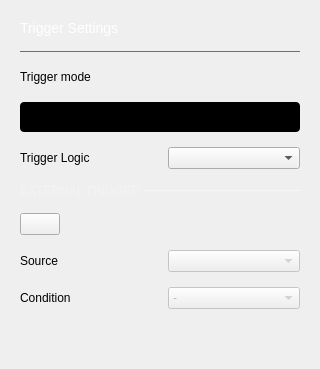
               <widget class="QWidget" name="triggerSettings">
                <property name="minimumSize">
                 <size>
                  <width>100</width>
                  <height>0</height>
                 </size>
                </property>
                <layout class="QVBoxLayout" name="verticalLayout_10">
                 <property name="spacing">
                  <number>15</number>
                 </property>
                 <property name="leftMargin">
                  <number>20</number>
                 </property>
                 <property name="topMargin">
                  <number>20</number>
                 </property>
                 <property name="rightMargin">
                  <number>20</number>
                 </property>
                 <property name="bottomMargin">
                  <number>20</number>
                 </property>
                 <item>
                  <widget class="QLabel" name="label_9">
                   <property name="sizePolicy">
                    <sizepolicy hsizetype="Preferred" vsizetype="Fixed">
                     <horstretch>0</horstretch>
                     <verstretch>0</verstretch>
                    </sizepolicy>
                   </property>
                   <property name="styleSheet">
                    <string notr="true">color: white;
font-size: 14px;
font-weight: normal;
</string>
                   </property>
                   <property name="text">
                    <string>Trigger Settings</string>
                   </property>
                  </widget>
                 </item>
                 <item>
                  <widget class="Line" name="line_6">
                   <property name="maximumSize">
                    <size>
                     <width>16777215</width>
                     <height>1</height>
                    </size>
                   </property>
                   <property name="styleSheet">
                    <string notr="true">border: 2px solid #4a64ff</string>
                   </property>
                   <property name="orientation">
                    <enum>Qt::Horizontal</enum>
                   </property>
                  </widget>
                 </item>
                 <item>
                  <spacer name="verticalSpacer_4">
                   <property name="orientation">
                    <enum>Qt::Vertical</enum>
                   </property>
                   <property name="sizeType">
                    <enum>QSizePolicy::Fixed</enum>
                   </property>
                   <property name="sizeHint" stdset="0">
                    <size>
                     <width>20</width>
                     <height>0</height>
                    </size>
                   </property>
                  </spacer>
                 </item>
                 <item>
                  <layout class="QHBoxLayout" name="horizontalLayout_5">
                   <property name="spacing">
                    <number>0</number>
                   </property>
                   <property name="topMargin">
                    <number>0</number>
                   </property>
                   <item>
                    <widget class="QLabel" name="label_10">
                     <property name="sizePolicy">
                      <sizepolicy hsizetype="Fixed" vsizetype="Preferred">
                       <horstretch>0</horstretch>
                       <verstretch>0</verstretch>
                      </sizepolicy>
                     </property>
                     <property name="text">
                      <string>Trigger mode</string>
                     </property>
                    </widget>
                   </item>
                   <item>
                    <spacer name="horizontalSpacer_14">
                     <property name="orientation">
                      <enum>Qt::Horizontal</enum>
                     </property>
                     <property name="sizeHint" stdset="0">
                      <size>
                       <width>40</width>
                       <height>20</height>
                      </size>
                     </property>
                    </spacer>
                   </item>
                  </layout>
                 </item>
                 <item>
                  <widget class="adiscope::CustomSwitch" name="btnTriggerMode">
                   <property name="styleSheet">
                    <string notr="true">QPushButton {
min-height: 30px;
max-height: 30px;
min-width: 280px;
max-width: 280px;
background-color: black;
border-radius: 4px;
}

QPushButton:disabled {
background-color: qlineargradient(spread:pad, x1:0.5, y1:0, x2:0.501, y2:0, stop:0 #727273, stop:1 #141416);
}

QWidget#handle {
min-height: 30px;
max-height: 30px;
min-width: 142px;
max-width: 142px;
background-color: #4a64ff;
border-radius: 2px;
}

QWidget#handle:disabled {
background-color: #aaaaaa;
}

QLabel {
margin-top: 6px;
background-color: transparent;
line-height: 19px;
}

QLabel#on {
margin-top: 0px;
min-height:30px;
max-height:30px;
min-width:140px;
max-width:140px;
qproperty-alignment: AlignCenter AlignCenter;
margin-left: 0px;
color: white;
}

QLabel#on:disabled {
color: rgba(255,255,255,102);
}

QLabel#off {
margin-top: 0px;
min-height:30px;
max-height:30px;
min-width:140px;
max-width:140px;
margin-left: 140px;
color: white;
qproperty-alignment: AlignCenter AlignCenter;
}

QLabel#off:disabled {
color: rgba(255,255,255,51);
}
</string>
                   </property>
                   <property name="text">
                    <string/>
                   </property>
                   <property name="checkable">
                    <bool>true</bool>
                   </property>
                   <property name="checked">
                    <bool>false</bool>
                   </property>
                   <property name="leftText" stdset="0">
                    <string>auto</string>
                   </property>
                   <property name="rightText" stdset="0">
                    <string>normal</string>
                   </property>
                   <property name="duration" stdset="0">
                    <number>100</number>
                   </property>
                  </widget>
                 </item>
                 <item>
                  <layout class="QGridLayout" name="gridLayout">
                   <property name="topMargin">
                    <number>0</number>
                   </property>
                   <property name="spacing">
                    <number>15</number>
                   </property>
                   <item row="0" column="0">
                    <widget class="QLabel" name="label_11">
                     <property name="text">
                      <string>Trigger Logic</string>
                     </property>
                    </widget>
                   </item>
                   <item row="0" column="1">
                    <widget class="QComboBox" name="triggerLogicComboBox"/>
                   </item>
                  </layout>
                 </item>
                 <item>
                  <layout class="QHBoxLayout" name="horizontalLayout_10">
                   <property name="spacing">
                    <number>0</number>
                   </property>
                   <property name="topMargin">
                    <number>0</number>
                   </property>
                   <item>
                    <widget class="QLabel" name="label_12">
                     <property name="sizePolicy">
                      <sizepolicy hsizetype="Fixed" vsizetype="Preferred">
                       <horstretch>0</horstretch>
                       <verstretch>0</verstretch>
                      </sizepolicy>
                     </property>
                     <property name="styleSheet">
                      <string notr="true">QLabel {
  font-size: 12px;
color: rgba(255, 255, 255, 70);
font-weight: normal;
}</string>
                     </property>
                     <property name="text">
                      <string>EXTERNAL TRIGGER </string>
                     </property>
                    </widget>
                   </item>
                   <item>
                    <widget class="Line" name="line_7">
                     <property name="sizePolicy">
                      <sizepolicy hsizetype="Expanding" vsizetype="Fixed">
                       <horstretch>0</horstretch>
                       <verstretch>0</verstretch>
                      </sizepolicy>
                     </property>
                     <property name="maximumSize">
                      <size>
                       <width>16777215</width>
                       <height>1</height>
                      </size>
                     </property>
                     <property name="styleSheet">
                      <string notr="true">border: 1px solid rgba(255, 255, 255, 70);</string>
                     </property>
                     <property name="orientation">
                      <enum>Qt::Horizontal</enum>
                     </property>
                    </widget>
                   </item>
                  </layout>
                 </item>
                 <item>
                  <layout class="QHBoxLayout" name="horizontalLayout_11">
                   <property name="topMargin">
                    <number>0</number>
                   </property>
                   <item>
                    <widget class="adiscope::CustomSwitch" name="btnEnableExternalTrigger">
                     <property name="text">
                      <string/>
                     </property>
                    </widget>
                   </item>
                   <item>
                    <spacer name="horizontalSpacer_16">
                     <property name="orientation">
                      <enum>Qt::Horizontal</enum>
                     </property>
                     <property name="sizeHint" stdset="0">
                      <size>
                       <width>40</width>
                       <height>20</height>
                      </size>
                     </property>
                    </spacer>
                   </item>
                  </layout>
                 </item>
                 <item>
                  <layout class="QGridLayout" name="gridLayout_3">
                   <property name="topMargin">
                    <number>0</number>
                   </property>
                   <property name="spacing">
                    <number>15</number>
                   </property>
                   <item row="0" column="0">
                    <widget class="QLabel" name="label_13">
                     <property name="text">
                      <string>Source</string>
                     </property>
                    </widget>
                   </item>
                   <item row="1" column="0">
                    <widget class="QLabel" name="label_14">
                     <property name="text">
                      <string>Condition</string>
                     </property>
                    </widget>
                   </item>
                   <item row="0" column="1">
                    <widget class="QComboBox" name="externalTriggerSourceComboBox">
                     <property name="enabled">
                      <bool>false</bool>
                     </property>
                    </widget>
                   </item>
                   <item row="1" column="1">
                    <widget class="QComboBox" name="externalTriggerConditionComboBox">
                     <property name="enabled">
                      <bool>false</bool>
                     </property>
                     <item>
                      <property name="text">
                       <string>-</string>
                      </property>
                     </item>
                     <item>
                      <property name="text">
                       <string/>
                      </property>
                      <property name="icon">
                       <iconset>
                        <normalon>:/icons/trigger_rising_enabled.svg</normalon>
                       </iconset>
                      </property>
                     </item>
                     <item>
                      <property name="text">
                       <string/>
                      </property>
                      <property name="icon">
                       <iconset>
                        <normalon>:/icons/trigger_falling_enabled.svg</normalon>
                       </iconset>
                      </property>
                     </item>
                     <item>
                      <property name="text">
                       <string/>
                      </property>
                      <property name="icon">
                       <iconset>
                        <normalon>:/icons/trigger_high_enabled.svg</normalon>
                       </iconset>
                      </property>
                     </item>
                     <item>
                      <property name="text">
                       <string/>
                      </property>
                      <property name="icon">
                       <iconset>
                        <normalon>:/icons/trigger_low_enabled.svg</normalon>
                       </iconset>
                      </property>
                     </item>
                     <item>
                      <property name="text">
                       <string/>
                      </property>
                      <property name="icon">
                       <iconset>
                        <disabledon>:/icons/trigger_any_enabled.svg</disabledon>
                       </iconset>
                      </property>
                     </item>
                    </widget>
                   </item>
                  </layout>
                 </item>
                 <item>
                  <spacer name="verticalSpacer_3">
                   <property name="orientation">
                    <enum>Qt::Vertical</enum>
                   </property>
                   <property name="sizeHint" stdset="0">
                    <size>
                     <width>20</width>
                     <height>40</height>
                    </size>
                   </property>
                  </spacer>
                 </item>
                </layout>
               </widget>
